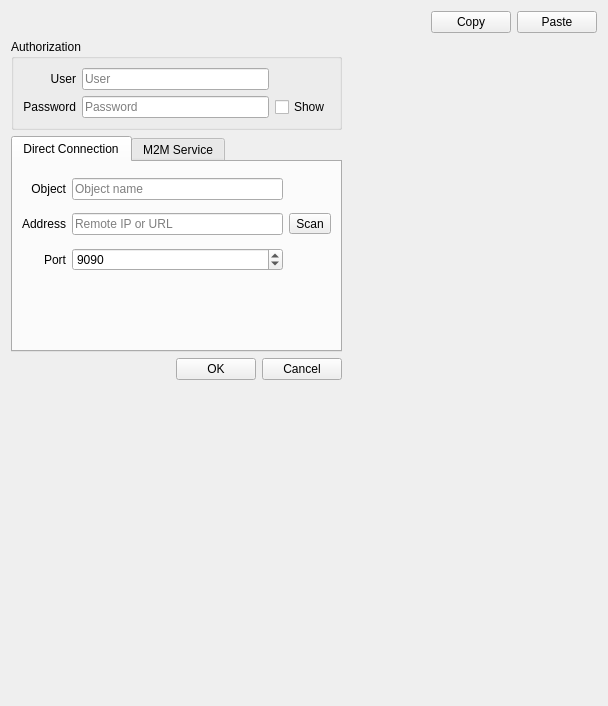
<?xml version="1.0" encoding="UTF-8"?>
<ui version="4.0">
 <class>AddEditMacForm</class>
 <widget class="QWidget" name="AddEditMacForm">
  <property name="geometry">
   <rect>
    <x>0</x>
    <y>0</y>
    <width>608</width>
    <height>706</height>
   </rect>
  </property>
  <property name="windowTitle">
   <string>Form</string>
  </property>
  <layout class="QGridLayout" name="gridLayout_2">
   <item row="1" column="0">
    <widget class="QGroupBox" name="groupBox">
     <property name="sizePolicy">
      <sizepolicy hsizetype="Preferred" vsizetype="Fixed">
       <horstretch>0</horstretch>
       <verstretch>0</verstretch>
      </sizepolicy>
     </property>
     <property name="title">
      <string>Authorization</string>
     </property>
     <layout class="QGridLayout" name="gridLayout">
      <item row="0" column="1">
       <widget class="QLineEdit" name="leUser">
        <property name="maxLength">
         <number>200</number>
        </property>
        <property name="placeholderText">
         <string>User</string>
        </property>
        <property name="clearButtonEnabled">
         <bool>true</bool>
        </property>
       </widget>
      </item>
      <item row="1" column="0">
       <widget class="QLabel" name="label_81">
        <property name="sizePolicy">
         <sizepolicy hsizetype="Preferred" vsizetype="Fixed">
          <horstretch>0</horstretch>
          <verstretch>0</verstretch>
         </sizepolicy>
        </property>
        <property name="text">
         <string>Password</string>
        </property>
        <property name="alignment">
         <set>Qt::AlignRight|Qt::AlignTrailing|Qt::AlignVCenter</set>
        </property>
       </widget>
      </item>
      <item row="1" column="1">
       <widget class="QLineEdit" name="lePassword">
        <property name="maxLength">
         <number>200</number>
        </property>
        <property name="echoMode">
         <enum>QLineEdit::PasswordEchoOnEdit</enum>
        </property>
        <property name="placeholderText">
         <string>Password</string>
        </property>
        <property name="clearButtonEnabled">
         <bool>true</bool>
        </property>
       </widget>
      </item>
      <item row="0" column="0">
       <widget class="QLabel" name="label_77">
        <property name="sizePolicy">
         <sizepolicy hsizetype="Preferred" vsizetype="Fixed">
          <horstretch>0</horstretch>
          <verstretch>0</verstretch>
         </sizepolicy>
        </property>
        <property name="text">
         <string>User</string>
        </property>
        <property name="alignment">
         <set>Qt::AlignRight|Qt::AlignTrailing|Qt::AlignVCenter</set>
        </property>
       </widget>
      </item>
      <item row="1" column="2">
       <widget class="QCheckBox" name="checkBox">
        <property name="text">
         <string>Show</string>
        </property>
       </widget>
      </item>
     </layout>
    </widget>
   </item>
   <item row="2" column="0">
    <widget class="QTabWidget" name="tabWidget_2">
     <property name="sizePolicy">
      <sizepolicy hsizetype="Expanding" vsizetype="Preferred">
       <horstretch>0</horstretch>
       <verstretch>0</verstretch>
      </sizepolicy>
     </property>
     <property name="currentIndex">
      <number>0</number>
     </property>
     <widget class="QWidget" name="tab_8">
      <attribute name="icon">
       <iconset resource="../../res.qrc">
        <normaloff>:/katynko/svg/network-disconnect.svg</normaloff>:/katynko/svg/network-disconnect.svg</iconset>
      </attribute>
      <attribute name="title">
       <string>Direct Connection</string>
      </attribute>
      <layout class="QGridLayout" name="gridLayout_32">
       <item row="1" column="1">
        <widget class="QLineEdit" name="leIp">
         <property name="toolTip">
          <string>&lt;html&gt;&lt;head/&gt;&lt;body&gt;&lt;p&gt;IPv4 or IPv6 or URL&lt;/p&gt;&lt;/body&gt;&lt;/html&gt;</string>
         </property>
         <property name="maxLength">
          <number>300</number>
         </property>
         <property name="placeholderText">
          <string>Remote IP or URL</string>
         </property>
         <property name="clearButtonEnabled">
          <bool>true</bool>
         </property>
        </widget>
       </item>
       <item row="2" column="1">
        <widget class="QSpinBox" name="sbPort">
         <property name="minimum">
          <number>1</number>
         </property>
         <property name="maximum">
          <number>65534</number>
         </property>
         <property name="value">
          <number>9090</number>
         </property>
        </widget>
       </item>
       <item row="1" column="2">
        <widget class="QToolButton" name="tbScan0">
         <property name="toolTip">
          <string>Search for devices in the LAN</string>
         </property>
         <property name="text">
          <string>Scan</string>
         </property>
         <property name="icon">
          <iconset resource="../../res.qrc">
           <normaloff>:/katynko/svg/irc-voice.svg</normaloff>:/katynko/svg/irc-voice.svg</iconset>
         </property>
         <property name="toolButtonStyle">
          <enum>Qt::ToolButtonTextBesideIcon</enum>
         </property>
        </widget>
       </item>
       <item row="1" column="0">
        <widget class="QLabel" name="label_8">
         <property name="text">
          <string>Address</string>
         </property>
         <property name="alignment">
          <set>Qt::AlignRight|Qt::AlignTrailing|Qt::AlignVCenter</set>
         </property>
        </widget>
       </item>
       <item row="0" column="1">
        <widget class="QLineEdit" name="leObjectName">
         <property name="maxLength">
          <number>200</number>
         </property>
         <property name="placeholderText">
          <string>Object name</string>
         </property>
         <property name="clearButtonEnabled">
          <bool>true</bool>
         </property>
        </widget>
       </item>
       <item row="2" column="0">
        <widget class="QLabel" name="label_6">
         <property name="text">
          <string>Port</string>
         </property>
         <property name="alignment">
          <set>Qt::AlignRight|Qt::AlignTrailing|Qt::AlignVCenter</set>
         </property>
        </widget>
       </item>
       <item row="3" column="1">
        <spacer name="horizontalSpacer_39">
         <property name="orientation">
          <enum>Qt::Horizontal</enum>
         </property>
         <property name="sizeHint" stdset="0">
          <size>
           <width>40</width>
           <height>20</height>
          </size>
         </property>
        </spacer>
       </item>
       <item row="0" column="0">
        <widget class="QLabel" name="label_18">
         <property name="text">
          <string>Object</string>
         </property>
         <property name="alignment">
          <set>Qt::AlignRight|Qt::AlignTrailing|Qt::AlignVCenter</set>
         </property>
        </widget>
       </item>
       <item row="4" column="1">
        <spacer name="verticalSpacer_3">
         <property name="orientation">
          <enum>Qt::Vertical</enum>
         </property>
         <property name="sizeType">
          <enum>QSizePolicy::Preferred</enum>
         </property>
         <property name="sizeHint" stdset="0">
          <size>
           <width>20</width>
           <height>40</height>
          </size>
         </property>
        </spacer>
       </item>
      </layout>
     </widget>
     <widget class="QWidget" name="tab_9">
      <attribute name="icon">
       <iconset resource="../../res.qrc">
        <normaloff>:/katynko/svg2/lc_browseview.svg</normaloff>:/katynko/svg2/lc_browseview.svg</iconset>
      </attribute>
      <attribute name="title">
       <string>M2M Service</string>
      </attribute>
      <layout class="QGridLayout" name="gridLayout_33">
       <item row="2" column="0">
        <widget class="QLabel" name="label_100">
         <property name="text">
          <string>Connect Mode</string>
         </property>
         <property name="alignment">
          <set>Qt::AlignRight|Qt::AlignTrailing|Qt::AlignVCenter</set>
         </property>
        </widget>
       </item>
       <item row="5" column="0">
        <widget class="QLabel" name="label_78">
         <property name="text">
          <string>Server Address</string>
         </property>
         <property name="alignment">
          <set>Qt::AlignRight|Qt::AlignTrailing|Qt::AlignVCenter</set>
         </property>
        </widget>
       </item>
       <item row="0" column="1">
        <widget class="QLineEdit" name="leObjectName_2">
         <property name="maxLength">
          <number>200</number>
         </property>
         <property name="placeholderText">
          <string>Object ID</string>
         </property>
         <property name="clearButtonEnabled">
          <bool>true</bool>
         </property>
        </widget>
       </item>
       <item row="2" column="1">
        <layout class="QHBoxLayout" name="horizontalLayout_26">
         <item>
          <widget class="QRadioButton" name="rbUseObjID">
           <property name="text">
            <string>Object ID</string>
           </property>
           <property name="checked">
            <bool>true</bool>
           </property>
          </widget>
         </item>
         <item>
          <widget class="QRadioButton" name="rbUseMac">
           <property name="text">
            <string>MAC</string>
           </property>
           <property name="checked">
            <bool>false</bool>
           </property>
          </widget>
         </item>
         <item>
          <spacer name="horizontalSpacer_36">
           <property name="orientation">
            <enum>Qt::Horizontal</enum>
           </property>
           <property name="sizeHint" stdset="0">
            <size>
             <width>40</width>
             <height>20</height>
            </size>
           </property>
          </spacer>
         </item>
        </layout>
       </item>
       <item row="1" column="1">
        <widget class="QLineEdit" name="leObjectMac">
         <property name="maxLength">
          <number>200</number>
         </property>
         <property name="placeholderText">
          <string>Device MAC address</string>
         </property>
         <property name="clearButtonEnabled">
          <bool>true</bool>
         </property>
        </widget>
       </item>
       <item row="1" column="0">
        <widget class="QLabel" name="label_80">
         <property name="text">
          <string>MAC</string>
         </property>
         <property name="alignment">
          <set>Qt::AlignRight|Qt::AlignTrailing|Qt::AlignVCenter</set>
         </property>
        </widget>
       </item>
       <item row="5" column="1">
        <widget class="QLineEdit" name="leIp_2">
         <property name="toolTip">
          <string>&lt;html&gt;&lt;head/&gt;&lt;body&gt;&lt;p&gt;IPv4 or IPv6 or URL&lt;/p&gt;&lt;/body&gt;&lt;/html&gt;</string>
         </property>
         <property name="maxLength">
          <number>300</number>
         </property>
         <property name="placeholderText">
          <string>M2M service IP or URL</string>
         </property>
         <property name="clearButtonEnabled">
          <bool>true</bool>
         </property>
        </widget>
       </item>
       <item row="6" column="0">
        <widget class="QLabel" name="label_79">
         <property name="text">
          <string>Port</string>
         </property>
         <property name="alignment">
          <set>Qt::AlignRight|Qt::AlignTrailing|Qt::AlignVCenter</set>
         </property>
        </widget>
       </item>
       <item row="0" column="0">
        <widget class="QLabel" name="label_76">
         <property name="text">
          <string>Object ID</string>
         </property>
         <property name="alignment">
          <set>Qt::AlignRight|Qt::AlignTrailing|Qt::AlignVCenter</set>
         </property>
        </widget>
       </item>
       <item row="6" column="1">
        <widget class="QSpinBox" name="sbPort_2">
         <property name="minimum">
          <number>1</number>
         </property>
         <property name="maximum">
          <number>65534</number>
         </property>
         <property name="value">
          <number>65000</number>
         </property>
        </widget>
       </item>
       <item row="4" column="1">
        <widget class="QCheckBox" name="cbxUseCustomService">
         <property name="text">
          <string>Use custom service</string>
         </property>
        </widget>
       </item>
       <item row="1" column="2">
        <widget class="QToolButton" name="tbScan1">
         <property name="toolTip">
          <string>Search for devices in the LAN</string>
         </property>
         <property name="text">
          <string>Scan</string>
         </property>
         <property name="icon">
          <iconset resource="../../res.qrc">
           <normaloff>:/katynko/svg/irc-voice.svg</normaloff>:/katynko/svg/irc-voice.svg</iconset>
         </property>
         <property name="toolButtonStyle">
          <enum>Qt::ToolButtonTextBesideIcon</enum>
         </property>
        </widget>
       </item>
       <item row="3" column="0" colspan="3">
        <widget class="Line" name="line">
         <property name="orientation">
          <enum>Qt::Horizontal</enum>
         </property>
        </widget>
       </item>
      </layout>
     </widget>
    </widget>
   </item>
   <item row="2" column="1">
    <spacer name="horizontalSpacer_2">
     <property name="orientation">
      <enum>Qt::Horizontal</enum>
     </property>
     <property name="sizeType">
      <enum>QSizePolicy::Expanding</enum>
     </property>
     <property name="sizeHint" stdset="0">
      <size>
       <width>40</width>
       <height>20</height>
      </size>
     </property>
    </spacer>
   </item>
   <item row="3" column="0">
    <layout class="QHBoxLayout" name="horizontalLayout_2">
     <item>
      <spacer name="horizontalSpacer_3">
       <property name="orientation">
        <enum>Qt::Horizontal</enum>
       </property>
       <property name="sizeHint" stdset="0">
        <size>
         <width>40</width>
         <height>20</height>
        </size>
       </property>
      </spacer>
     </item>
     <item>
      <widget class="QPushButton" name="pushButton">
       <property name="text">
        <string>OK</string>
       </property>
       <property name="icon">
        <iconset resource="../../res.qrc">
         <normaloff>:/katynko/svg/dialog-ok-apply.svg</normaloff>:/katynko/svg/dialog-ok-apply.svg</iconset>
       </property>
      </widget>
     </item>
     <item>
      <widget class="QPushButton" name="pushButton_2">
       <property name="text">
        <string>Cancel</string>
       </property>
       <property name="icon">
        <iconset resource="../../res.qrc">
         <normaloff>:/katynko/svg/window-close.svg</normaloff>:/katynko/svg/window-close.svg</iconset>
       </property>
      </widget>
     </item>
    </layout>
   </item>
   <item row="4" column="0">
    <spacer name="verticalSpacer">
     <property name="orientation">
      <enum>Qt::Vertical</enum>
     </property>
     <property name="sizeHint" stdset="0">
      <size>
       <width>87</width>
       <height>297</height>
      </size>
     </property>
    </spacer>
   </item>
   <item row="0" column="0" colspan="2">
    <layout class="QHBoxLayout" name="horizontalLayout">
     <item>
      <spacer name="horizontalSpacer">
       <property name="orientation">
        <enum>Qt::Horizontal</enum>
       </property>
       <property name="sizeHint" stdset="0">
        <size>
         <width>40</width>
         <height>20</height>
        </size>
       </property>
      </spacer>
     </item>
     <item>
      <widget class="QPushButton" name="pushButton_4">
       <property name="text">
        <string>Copy</string>
       </property>
       <property name="icon">
        <iconset resource="../../res.qrc">
         <normaloff>:/katynko/svg/edit-copy.svg</normaloff>:/katynko/svg/edit-copy.svg</iconset>
       </property>
      </widget>
     </item>
     <item>
      <widget class="QPushButton" name="pushButton_3">
       <property name="text">
        <string>Paste</string>
       </property>
       <property name="icon">
        <iconset resource="../../res.qrc">
         <normaloff>:/katynko/svg3/edit-paste.svg</normaloff>:/katynko/svg3/edit-paste.svg</iconset>
       </property>
      </widget>
     </item>
    </layout>
   </item>
  </layout>
 </widget>
 <resources>
  <include location="../../res.qrc"/>
 </resources>
 <connections/>
</ui>
